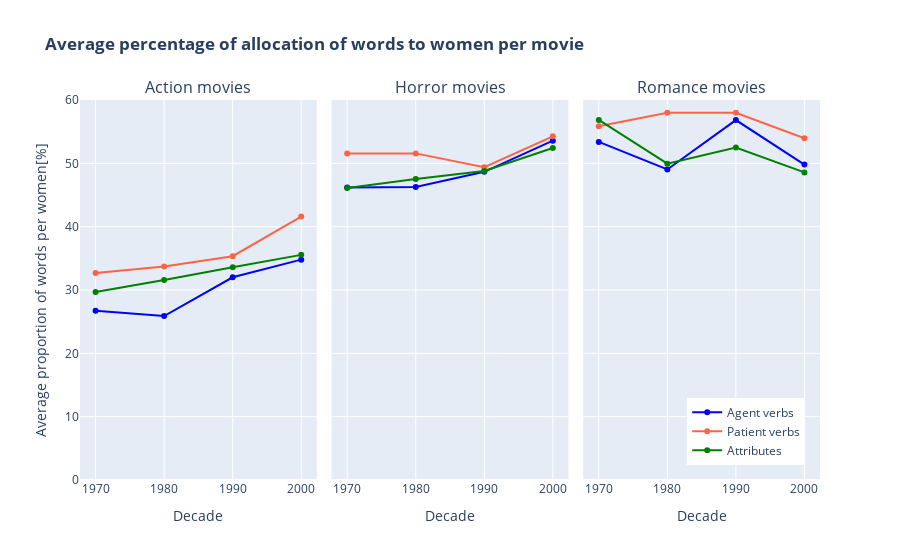

The notebook cell saved with this chart:
### Code cell
action_grp = action_la.groupby(['decade']) 
horror_grp = horror_la.groupby(['decade']) 
romance_grp = romance_la.groupby(['decade']) 
decades = np.arange(1970,2001,10)


# Initialize figure
fig = make_subplots(rows=1, cols=3, shared_xaxes = True, shared_yaxes = True, subplot_titles = ["Action movies", "Horror movies", "Romance movies"], horizontal_spacing = 0.02,)

fig.update_xaxes(title_text="Decade", row=1, col=1)
fig.update_xaxes(title_text="Decade", row=1, col=2)
fig.update_xaxes(title_text="Decade", row=1, col=3)

fig.update_yaxes(range=[0,60])

fig.add_trace(
    go.Scatter(name="Agent verbs", x = decades, y = action_grp.apply(lambda x : (100 * (x['agent_woman']/x['nb_women'])/(x['agent_man']/x['nb_men'] + x['agent_woman']/x['nb_women'])).mean()),
                line=dict(width=2, color='blue'), marker=dict(color='blue')), row = 1, col = 1   
)

fig.add_trace(
    go.Scatter(name="Agent verbs", x = decades, y = horror_grp.apply(lambda x : (100 * (x['agent_woman']/x['nb_women'])/(x['agent_man']/x['nb_men'] + x['agent_woman']/x['nb_women'])).mean()),
                showlegend=False, line=dict(width=2, color='blue'), marker=dict(color='blue')), row = 1, col = 2 
)

fig.add_trace(
    go.Scatter(name="Agent verbs", x = decades, y = romance_grp.apply(lambda x : (100 * (x['agent_woman']/x['nb_women'])/(x['agent_man']/x['nb_men'] + x['agent_woman']/x['nb_women'])).mean()),
                showlegend=False, line=dict(width=2, color='blue'), marker=dict(color='blue')), row = 1, col = 3
)

fig.add_trace(
    go.Scatter(name="Patient verbs", x = decades, y = action_grp.apply(lambda x : (100 * (x['patient_woman']/x['nb_women'])/(x['patient_man']/x['nb_men'] + x['patient_woman']/x['nb_women'])).mean()),
                line=dict(width=2, color='tomato'), marker=dict(color='tomato')), row = 1, col = 1
)

fig.add_trace(
    go.Scatter(name="Patient verbs", x = decades, y = horror_grp.apply(lambda x : (100 * (x['patient_woman']/x['nb_women'])/(x['patient_man']/x['nb_men'] + x['patient_woman']/x['nb_women'])).mean()),
                showlegend=False, line=dict(width=2, color='tomato'), marker=dict(color='tomato')), row = 1, col = 2
)

fig.add_trace(
    go.Scatter(name="Patient verbs", x = decades, y = romance_grp.apply(lambda x : (100 * (x['patient_woman']/x['nb_women'])/(x['patient_man']/x['nb_men'] + x['patient_woman']/x['nb_women'])).mean()),
                showlegend=False, line=dict(width=2, color='tomato'), marker=dict(color='tomato')), row = 1, col = 3
)

fig.add_trace(
    go.Scatter(name="Attributes", x = decades, y = action_grp.apply(lambda x : (100 * (x['attributes_woman']/x['nb_women'])/(x['attributes_man']/x['nb_men'] + x['attributes_woman']/x['nb_women'])).mean()),
                line=dict(width=2, color='green'), marker=dict(color='green')), row = 1, col = 1
)

fig.add_trace(
    go.Scatter(name="Attributes", x = decades, y = horror_grp.apply(lambda x : (100 * (x['attributes_woman']/x['nb_women'])/(x['attributes_man']/x['nb_men'] + x['attributes_woman']/x['nb_women'])).mean()),
                showlegend=False, line=dict(width=2, color='green'), marker=dict(color='green')), row = 1, col = 2
)

fig.add_trace(
    go.Scatter(name="Attributes", x = decades, y = romance_grp.apply(lambda x : (100 * (x['attributes_woman']/x['nb_women'])/(x['attributes_man']/x['nb_men'] + x['attributes_woman']/x['nb_women'])).mean()),
                showlegend=False, line=dict(width=2, color='green'), marker=dict(color='green')), row = 1, col = 3
)


# Add dropdown list
fig.update_layout(
    yaxis_title = "Average proportion of words per women[%]",
    xaxis_title = "Decade",
    title_text = "<b>Average percentage of allocation of words to women per movie",

    legend=dict( 
        yanchor="bottom",
        y=0.04,
        xanchor="right",
        x=0.98
    )
)

fig.show()

FIG_NAME = 'word_proportion_genres.html'

pio.write_html(fig, file = HTML_PATH + FIG_NAME, auto_open=False)

### Figure 1 — Plotly figure (JSON) as saved in the notebook; plotly's stock layout.template omitted (floating-point values rounded to 4 significant figures)
{"data": [{"line": {"color": "blue", "width": 2}, "marker": {"color": "blue"}, "name": "Agent verbs", "type": "scatter", "x": [1970, 1980, 1990, 2000], "xaxis": "x", "y": [26.71, 25.89, 32.01, 34.79], "yaxis": "y"}, {"line": {"color": "blue", "width": 2}, "marker": {"color": "blue"}, "name": "Agent verbs", "showlegend": false, "type": "scatter", "x": [1970, 1980, 1990, 2000], "xaxis": "x2", "y": [46.18, 46.25, 48.67, 53.58], "yaxis": "y2"}, {"line": {"color": "blue", "width": 2}, "marker": {"color": "blue"}, "name": "Agent verbs", "showlegend": false, "type": "scatter", "x": [1970, 1980, 1990, 2000], "xaxis": "x3", "y": [53.38, 49.03, 56.83, 49.81], "yaxis": "y3"}, {"line": {"color": "tomato", "width": 2}, "marker": {"color": "tomato"}, "name": "Patient verbs", "type": "scatter", "x": [1970, 1980, 1990, 2000], "xaxis": "x", "y": [32.68, 33.72, 35.33, 41.59], "yaxis": "y"}, {"line": {"color": "tomato", "width": 2}, "marker": {"color": "tomato"}, "name": "Patient verbs", "showlegend": false, "type": "scatter", "x": [1970, 1980, 1990, 2000], "xaxis": "x2", "y": [51.56, 51.57, 49.39, 54.27], "yaxis": "y2"}, {"line": {"color": "tomato", "width": 2}, "marker": {"color": "tomato"}, "name": "Patient verbs", "showlegend": false, "type": "scatter", "x": [1970, 1980, 1990, 2000], "xaxis": "x3", "y": [55.84, 57.98, 57.99, 53.96], "yaxis": "y3"}, {"line": {"color": "green", "width": 2}, "marker": {"color": "green"}, "name": "Attributes", "type": "scatter", "x": [1970, 1980, 1990, 2000], "xaxis": "x", "y": [29.7, 31.58, 33.59, 35.55], "yaxis": "y"}, {"line": {"color": "green", "width": 2}, "marker": {"color": "green"}, "name": "Attributes", "showlegend": false, "type": "scatter", "x": [1970, 1980, 1990, 2000], "xaxis": "x2", "y": [46.09, 47.54, 48.79, 52.41], "yaxis": "y2"}, {"line": {"color": "green", "width": 2}, "marker": {"color": "green"}, "name": "Attributes", "showlegend": false, "type": "scatter", "x": [1970, 1980, 1990, 2000], "xaxis": "x3", "y": [56.85, 49.94, 52.49, 48.56], "yaxis": "y3"}], "layout": {"annotations": [{"font": {"size": 16}, "showarrow": false, "text": "Action movies", "x": 0.16, "xanchor": "center", "xref": "paper", "y": 1, "yanchor": "bottom", "yref": "paper"}, {"font": {"size": 16}, "showarrow": false, "text": "Horror movies", "x": 0.5, "xanchor": "center", "xref": "paper", "y": 1, "yanchor": "bottom", "yref": "paper"}, {"font": {"size": 16}, "showarrow": false, "text": "Romance movies", "x": 0.84, "xanchor": "center", "xref": "paper", "y": 1, "yanchor": "bottom", "yref": "paper"}], "legend": {"x": 0.98, "xanchor": "right", "y": 0.04, "yanchor": "bottom"}, "title": {"text": "<b>Average percentage of allocation of words to women per movie"}, "xaxis": {"anchor": "y", "domain": [0, 0.32], "title": {"text": "Decade"}}, "xaxis2": {"anchor": "y2", "domain": [0.34, 0.66], "title": {"text": "Decade"}}, "xaxis3": {"anchor": "y3", "domain": [0.68, 1], "title": {"text": "Decade"}}, "yaxis": {"anchor": "x", "domain": [0, 1], "range": [0, 60], "title": {"text": "Average proportion of words per women[%]"}}, "yaxis2": {"anchor": "x2", "domain": [0, 1], "matches": "y", "range": [0, 60], "showticklabels": false}, "yaxis3": {"anchor": "x3", "domain": [0, 1], "matches": "y", "range": [0, 60], "showticklabels": false}}}
